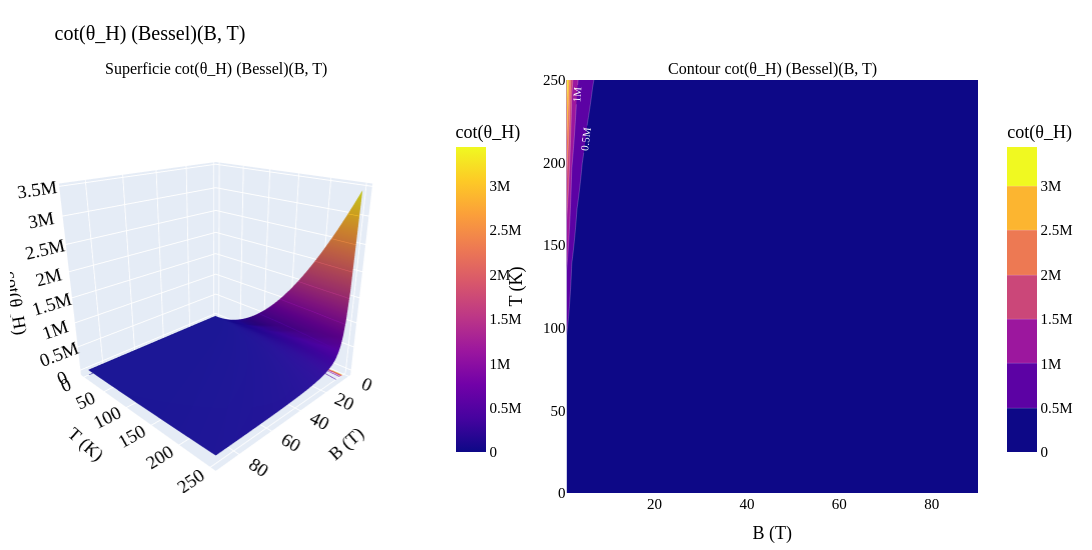

Write notebook code for a chart like this one.
### Markdown cell above
---
### Cotangente dell'angolo di Hall $\cot\theta_H(B, T)$ — Bessel

$\cot\theta_H = \dfrac{\sigma_{xx}}{\sigma_{xy}}$

### Code cell
plot_observable_4panel(
    cot_H_B_grid,
    name='cot(θ_H) (Bessel)', name_tex=r'$\cot\theta_H$',
    label_plain='cot(θ_H)',
    label_tex=r'$\cot\theta_H$',
    cmap='Plasma',
    B_grid_1d=B_grid_1d, T_grid_1d=T_grid_1d,
    B_slices=(5, 20, 40, 60, 80),
)

### Figure 1 — Plotly figure (JSON) as saved in the notebook; plotly's stock layout.template omitted (floating-point values rounded to 4 significant figures; data arrays with more than 128 entries replaced by an {"elided": "..."} marker saying what was removed)
{"data": [{"colorbar": {"len": 0.85, "title": {"text": "cot(θ_H)"}, "x": 0.45, "y": 0.5}, "colorscale": [[0, "#0d0887"], [0.1111, "#46039f"], [0.2222, "#7201a8"], [0.3333, "#9c179e"], [0.4444, "#bd3786"], [0.5556, "#d8576b"], [0.6667, "#ed7953"], [0.7778, "#fb9f3a"], [0.8889, "#fdca26"], [1, "#f0f921"]], "contours": {"z": {"highlightcolor": "white", "project": {"z": true}, "show": true, "usecolormap": true}}, "hovertemplate": "B = %{x:.1f} T<br>T = %{y:.1f} K<br>cot(θ_H) = %{z:.4g}<extra></extra>", "scene": "scene", "type": "surface", "x": [1, 2.127, 3.253, 4.38, 5.506, 6.633, 7.759, 8.886, 10.01, 11.14, 12.27, 13.39, 14.52, 15.65, 16.77, 17.9, 19.03, 20.15, 21.28, 22.41, 23.53, 24.66, 25.78, 26.91, 28.04, 29.16, 30.29, 31.42, 32.54, 33.67, 34.8, 35.92, 37.05, 38.18, 39.3, 40.43, 41.56, 42.68, 43.81, 44.94, 46.06, 47.19, 48.32, 49.44, 50.57, 51.7, 52.82, 53.95, 55.08, 56.2, 57.33, 58.46, 59.58, 60.71, 61.84, 62.96, 64.09, 65.22, 66.34, 67.47, 68.59, 69.72, 70.85, 71.97, 73.1, 74.23, 75.35, 76.48, 77.61, 78.73, 79.86, 80.99, 82.11, 83.24, 84.37, 85.49, 86.62, 87.75, 88.87, 90], "y": {"elided": "200 float values"}, "z": {"elided": "200x80 float values"}}, {"autocontour": true, "colorbar": {"len": 0.85, "title": {"text": "cot(θ_H)"}, "x": 1.02, "y": 0.5}, "colorscale": [[0, "#0d0887"], [0.1111, "#46039f"], [0.2222, "#7201a8"], [0.3333, "#9c179e"], [0.4444, "#bd3786"], [0.5556, "#d8576b"], [0.6667, "#ed7953"], [0.7778, "#fb9f3a"], [0.8889, "#fdca26"], [1, "#f0f921"]], "contours": {"end": 3000000, "labelfont": {"color": "white", "size": 11}, "showlabels": true, "size": 500000, "start": 500000}, "hovertemplate": "B = %{x:.1f} T<br>T = %{y:.1f} K<br>cot(θ_H) = %{z:.4g}<extra></extra>", "line": {"color": "rgba(255,255,255,0.4)", "width": 0.5}, "type": "contour", "x": [1, 2.127, 3.253, 4.38, 5.506, 6.633, 7.759, 8.886, 10.01, 11.14, 12.27, 13.39, 14.52, 15.65, 16.77, 17.9, 19.03, 20.15, 21.28, 22.41, 23.53, 24.66, 25.78, 26.91, 28.04, 29.16, 30.29, 31.42, 32.54, 33.67, 34.8, 35.92, 37.05, 38.18, 39.3, 40.43, 41.56, 42.68, 43.81, 44.94, 46.06, 47.19, 48.32, 49.44, 50.57, 51.7, 52.82, 53.95, 55.08, 56.2, 57.33, 58.46, 59.58, 60.71, 61.84, 62.96, 64.09, 65.22, 66.34, 67.47, 68.59, 69.72, 70.85, 71.97, 73.1, 74.23, 75.35, 76.48, 77.61, 78.73, 79.86, 80.99, 82.11, 83.24, 84.37, 85.49, 86.62, 87.75, 88.87, 90], "xaxis": "x", "y": {"elided": "200 float values"}, "yaxis": "y", "z": {"elided": "200x80 float values"}}], "layout": {"annotations": [{"font": {"size": 16}, "showarrow": false, "text": "Superficie cot(θ_H) (Bessel)(B, T)", "x": 0.2125, "xanchor": "center", "xref": "paper", "y": 1, "yanchor": "bottom", "yref": "paper"}, {"font": {"size": 16}, "showarrow": false, "text": "Contour cot(θ_H) (Bessel)(B, T)", "x": 0.7875, "xanchor": "center", "xref": "paper", "y": 1, "yanchor": "bottom", "yref": "paper"}], "font": {"color": "black", "family": "serif", "size": 15}, "height": 550, "margin": {"b": 10, "l": 10, "r": 10, "t": 80}, "scene": {"aspectmode": "auto", "aspectratio": {"x": 1, "y": 1, "z": 1}, "camera": {"eye": {"x": 1.6, "y": 1.6, "z": 0.9}}, "domain": {"x": [0, 0.425], "y": [0, 1]}, "xaxis": {"title": {"text": "B (T)"}, "type": "linear"}, "yaxis": {"title": {"text": "T (K)"}, "type": "linear"}, "zaxis": {"title": {"text": "cot(θ_H)"}, "type": "linear"}}, "title": {"font": {"color": "black", "family": "serif", "size": 20}, "text": "cot(θ_H) (Bessel)(B, T)"}, "width": 1200, "xaxis": {"anchor": "y", "autorange": true, "domain": [0.575, 1], "range": [1, 90], "title": {"text": "B (T)"}, "type": "linear"}, "yaxis": {"anchor": "x", "autorange": true, "domain": [0, 1], "range": [0, 250], "title": {"text": "T (K)"}, "type": "linear"}}}
